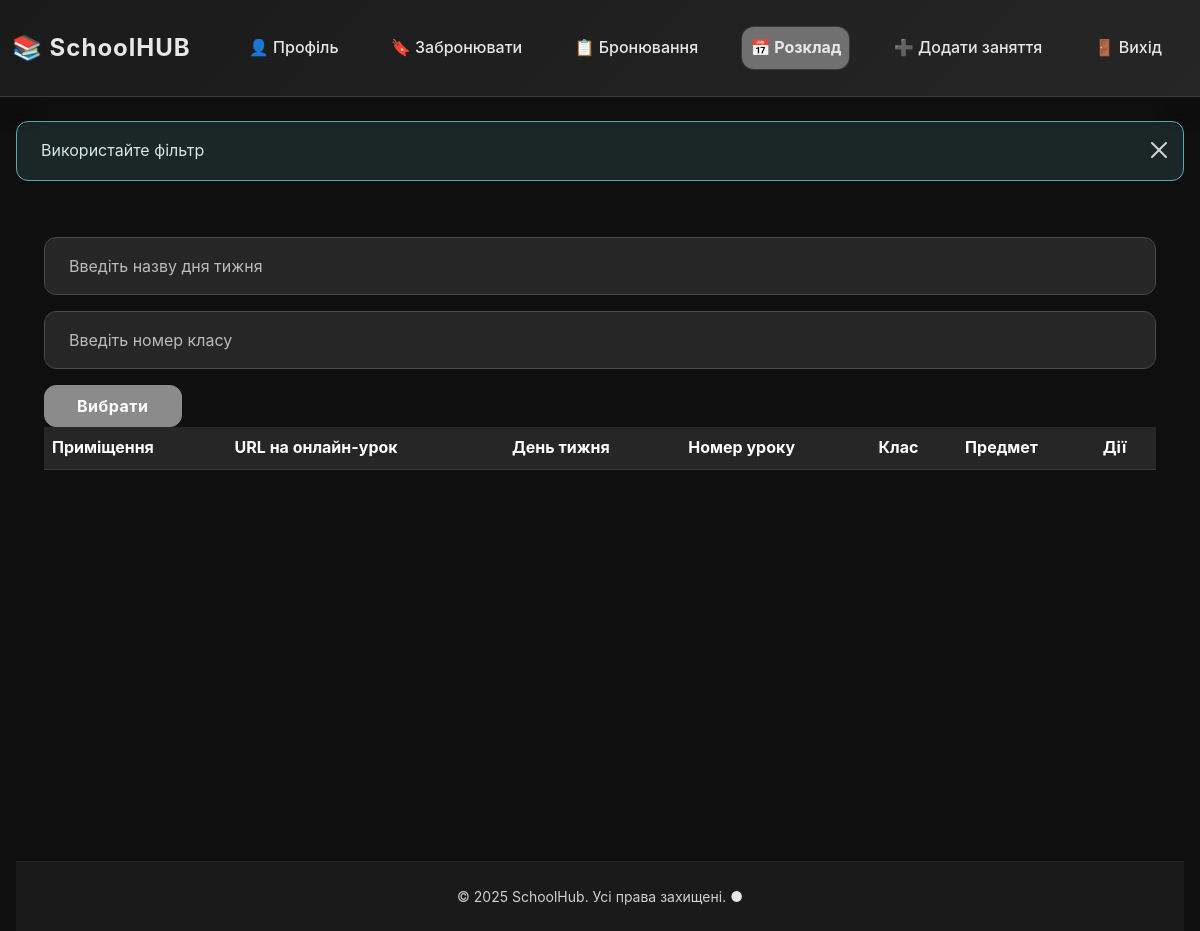
The page /schedule/ (signed in) on the database as committed earlier.
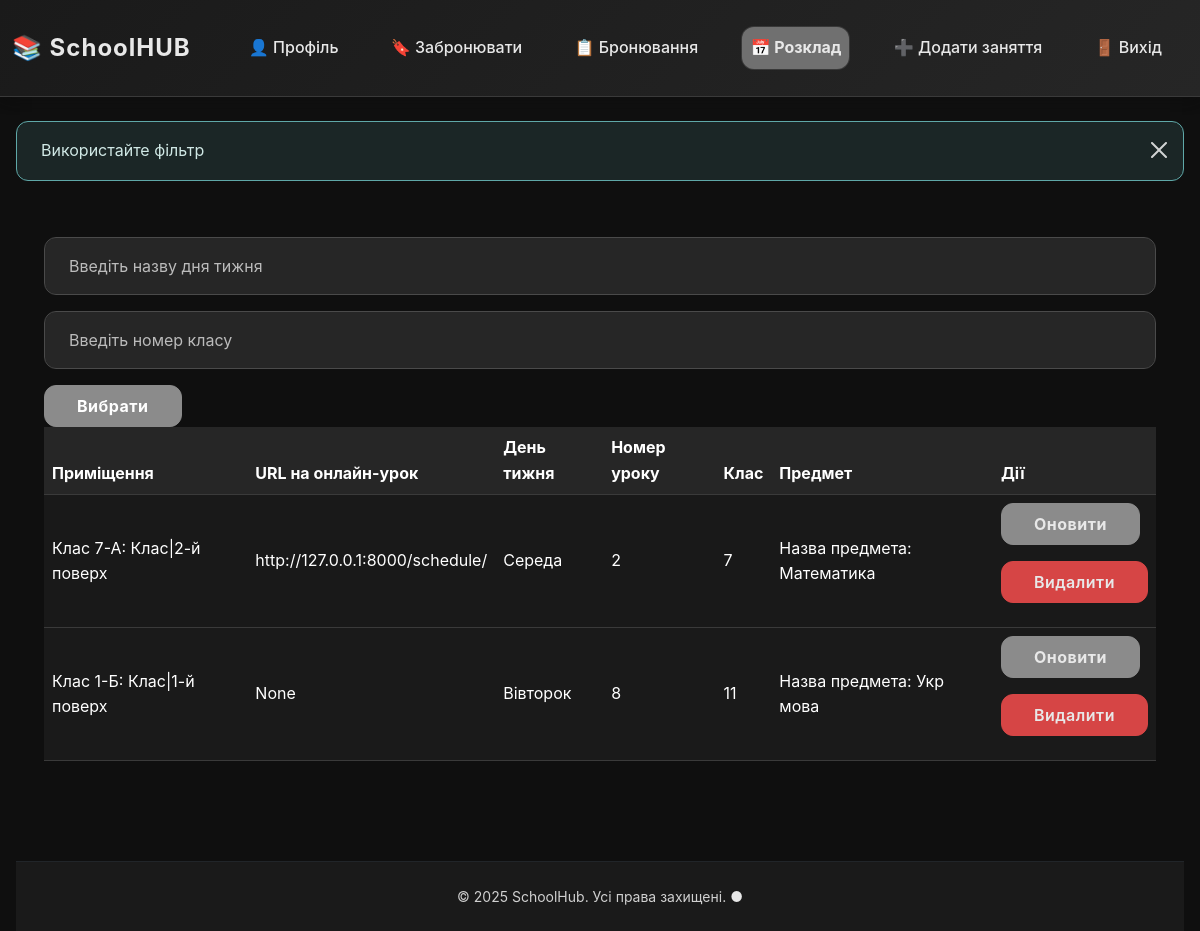
The same page on the database as committed later.
### TaskManager/models.py (models this page shows, shortened)
class Schedule(models.Model):
    resource = models.ForeignKey(Resource, on_delete=models.CASCADE, blank=True, verbose_name="Кабінет")
    meet_url = models.URLField(verbose_name="Посилання на заняття", max_length=1000, default=None, blank=True, null=True)
    day = models.CharField(max_length=20, verbose_name="День тижня")
    number = models.PositiveBigIntegerField(verbose_name="Номер заняття")
    study = models.PositiveIntegerField("Клас")
    subject = models.ForeignKey(Subject, on_delete=models.CASCADE, verbose_name="Предмет")

### Resource/models.py (models this page shows, shortened)
class Resource(models.Model):
    name = models.CharField(max_length=255, verbose_name="Назва")
    type = models.CharField(max_length=255, verbose_name="Тип")
    location = models.ForeignKey(Location, on_delete=models.CASCADE, verbose_name="Розташування")
    is_active = models.BooleanField(default=True, verbose_name="Доступність")
    description = models.TextField(verbose_name="Опис", null=True, blank=True, default=None)
    def __str__(self):
        return f"{self.name}: {self.type}|{self.location.name}"

class Location(models.Model):
    name = models.CharField(max_length=255)

### Profile/models.py (models this page shows)
class Subject(models.Model):
    name = models.CharField(max_length=150, verbose_name="Назва предмета", help_text="Введіть назву предмету")
    def __str__(self):
        return f"Назва предмета: {self.name}"

### TaskManager/views.py (the view)
# urls.py: path("", views.schedule_view, name="schedule_view"),
@has_permission("RS")
@require_GET
def schedule_view(request: HttpRequest):
    messages.success(request, "Використайте фільтр")
    schedule_all = Schedule.objects.all()
    return render(request, "schedule_view.html", dict(schedule_all=schedule_all))

### Booking/permissions.py (called while the page is built)
def has_permission(action_name: str):
    def decorator(func):
        @wraps(func)
        def wrap_func(request: HttpRequest, *args, **kwargs):
            if request.user.profile.positions.filter(actions__name=action_name).exists():
                return func(request, *args, **kwargs)
            else:
                messages.error(request, "У вас недостатьно прав")
                return redirect("index")
        return wrap_func
    return decorator

### Booking/templatetags/permissions.py (called while the page is built)
@register.filter(name="has_permission")
def has_permission(user, action_name):
    return user.profile.positions.filter(actions__name=action_name).exists()

### TaskManager/templates/schedule_view.html (shortened to what this page needs)
{% extends "base.html" %}
{% load permissions %}
{% block content %}
<form action="{% url 'schedule_view_filtered' %}" method="post">
    <p>
        <input type="text" name="day" placeholder="Введіть назву дня тижня">
    </p>
    <p>
        <input type="text" name="study" placeholder="Введіть номер класу">
    </p>
    <button class="btn btn-warning" type="submit">Вибрати</button>
</form>
{% if request.user|has_permission:"CS" and not schedule %}
<table class="table table-striped table-hover">
    <thead>
        <tr>
            <th>Приміщення</th>
            <th>URL на онлайн-урок</th>
            <th>День тижня</th>
            <th>Номер уроку</th>
            <th>Клас</th>
            <th>Предмет</th>
            <th>Дії</th>
        </tr>
    </thead>
    <tbody>
        {% for item in schedule_all %}
        <tr>
            <td>{{ item.resource }}</td>
            <td>{{ item.meet_url }}</td>
            <td>{{ item.day }}</td>
            <td>{{ item.number }}</td>
            <td>{{ item.study }}</td>
            <td>{{ item.subject }}</td>
            <td>
                <p>
                    <a href="{% url 'edit_schedule' id=item.id %}" class="btn btn-warning">Оновити</a>
                </p>
                <p>
                    <a href="{% url 'delete_schedule' id=item.id %}" class="btn btn-danger">Видалити</a>
                </p>
            </td>
        </tr>
        {% endfor %}
    </tbody>
</table>
{% endif %}
{% endblock content %}

Rows that differ between the two databases and show on the page:
added Schedule: resource "Клас 7-А: Клас|2-й поверх", meet_url "http://127.0.0.1:8000/schedule/", day "Середа", number "2", study "7", subject "Назва предмета: Математика"
added Schedule: resource "Клас 1-Б: Клас|1-й поверх", meet_url "None", day "Вівторок", number "8", study "11", subject "Назва предмета: Укр мова"
